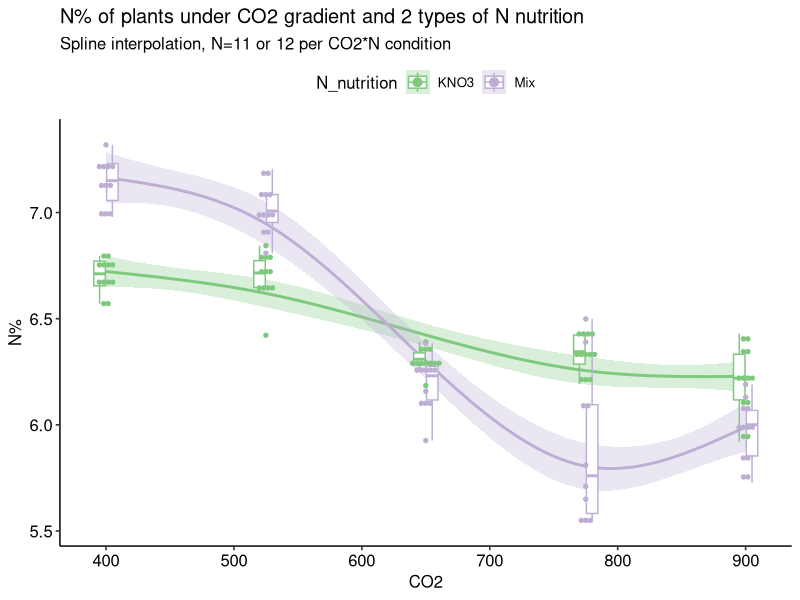
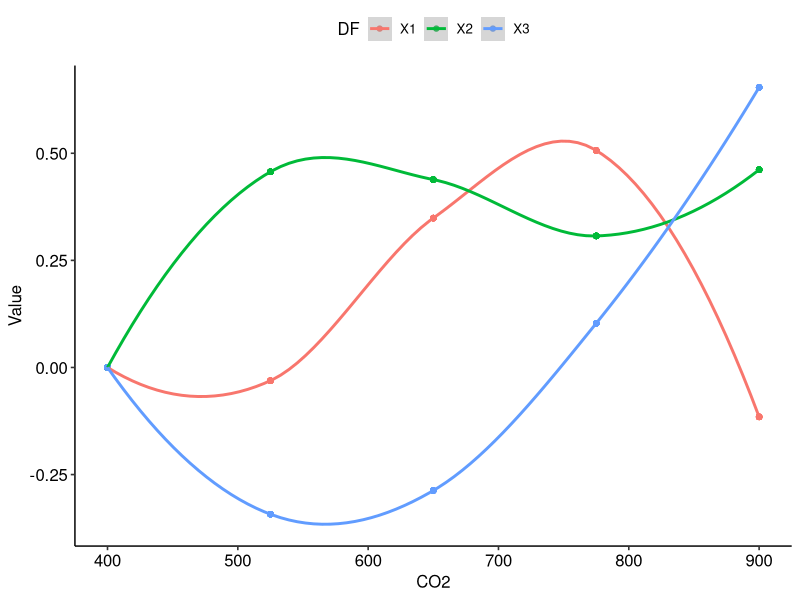
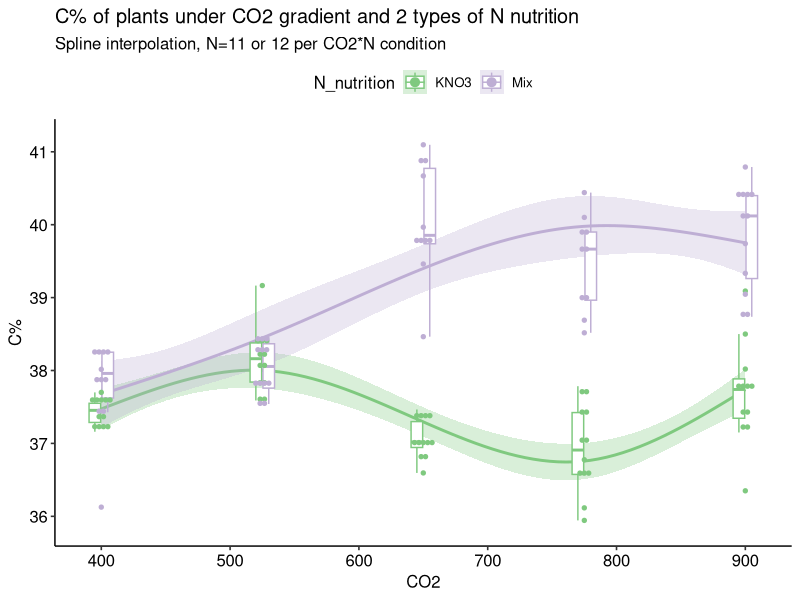
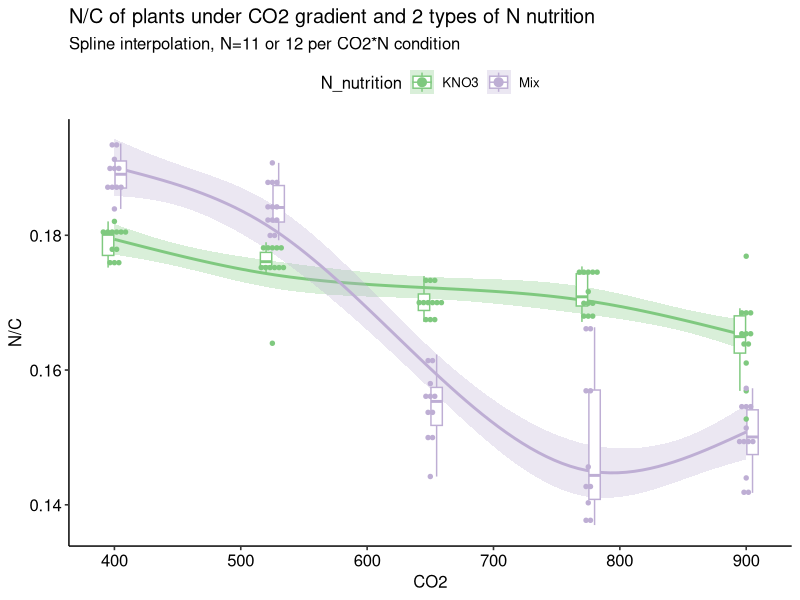
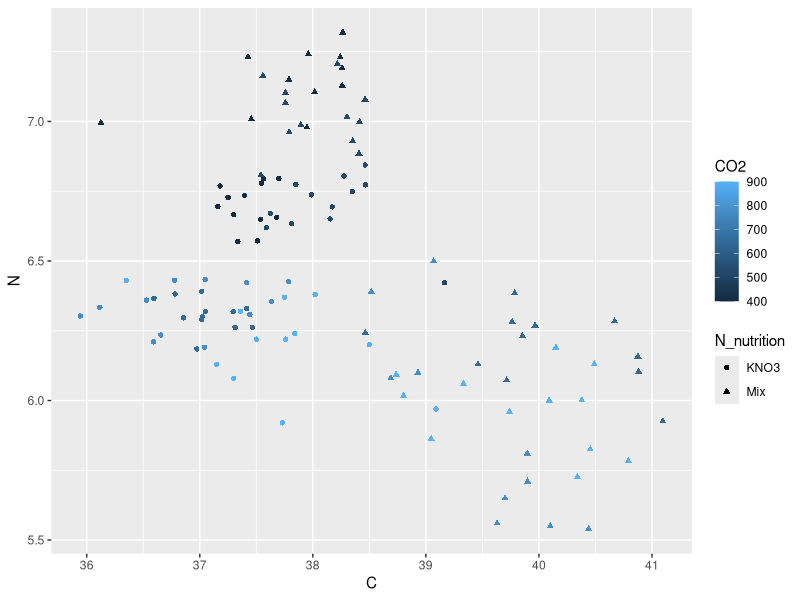
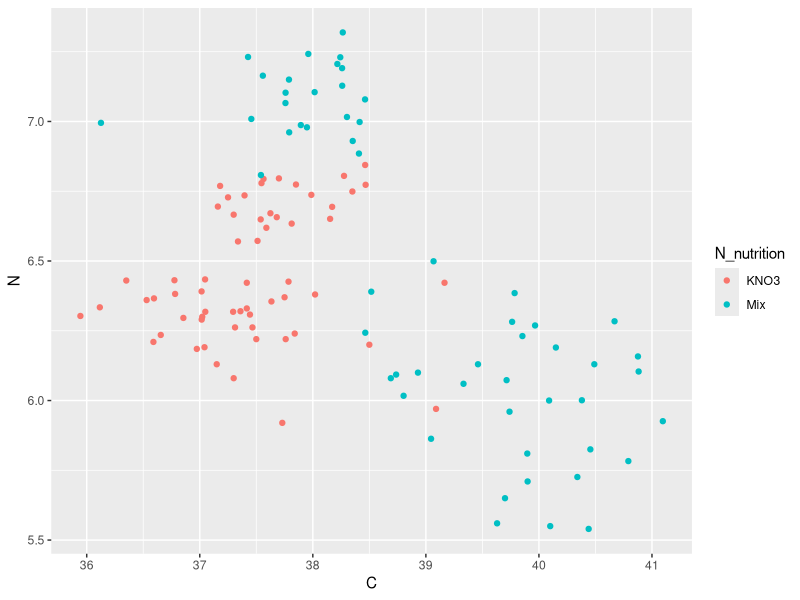

Write the R code that produced these figures, in order.
## ---- chunk 1
knitr::opts_chunk$set(echo = TRUE, message=FALSE, warning=FALSE )
library(tidyverse)
library(splines)
library(ggpubr)
library(jsonlite)
## ---- chunk 2
data <- 
  read.table("../data/OC_08_N-C_corrected.csv", sep=',', h=T, na.strings = "NA") %>%
  rename(N=X.N, C=X.C, Tube=Nom) %>%
  mutate(Tube = as.numeric(str_remove(Tube, ',000')),
         Poids = as.numeric(str_replace(Poids, ',', '.')),
         N = as.numeric(str_replace(N, ',', '.')),
         C = as.numeric(str_replace(C, ',', '.'))) %>%
  inner_join(read.csv("../data/OC_08_annotation.csv", sep=';'), by="Tube") %>%
  rename(N_nutrition = N.y, N=N.x)

DF=3
data %>%
  ggplot(aes(x=CO2, y=N, color=N_nutrition, fill=N_nutrition))+
  geom_smooth(method = "lm", se = T, size = 1, alpha=0.3,
              formula = y ~ ns(x, df=DF))+
  geom_boxplot(aes(group=interaction(CO2, N_nutrition), color=N_nutrition), 
               alpha=1, width=20, fill="white", outlier.alpha = 0)+
  geom_dotplot(aes(group=interaction(CO2, N_nutrition)),
               binaxis='y', stackdir='center', dotsize = 0.35)+ 
  theme_pubr() + 
  scale_color_brewer(palette = "Accent") + 
  scale_fill_brewer(palette = "Accent") + 
  ylab("N%") +
  ggtitle("N% of plants under CO2 gradient and 2 types of N nutrition")+
  xlim(c(390, 910)) +
  labs(subtitle = "Spline interpolation, N=11 or 12 per CO2*N condition")
## ---- chunk 3
data %>%
  lm(formula=N ~ ns(CO2, df=DF)*N_nutrition)%>%
  summary()

data.frame(ns(data$CO2, df=DF)) %>%
  mutate(CO2 = data$CO2) %>%
  gather(key="DF", value = "Value", contains("X")) %>%
  ggplot(aes(x=CO2, y=Value, color=DF))+
  geom_point() + geom_smooth() + theme_pubr()
## ---- chunk 4
data %>%
  ggplot(aes(x=CO2, y=C, color=N_nutrition, fill=N_nutrition))+
  geom_smooth(method = "lm", se = T, size = 1, alpha=0.3,
              formula = y ~ ns(x, df=DF))+
  geom_boxplot(aes(group=interaction(CO2, N_nutrition), color=N_nutrition), 
               alpha=1, width=20, fill="white", outlier.alpha = 0)+
  geom_dotplot(aes(group=interaction(CO2, N_nutrition)),
               binaxis='y', stackdir='center', dotsize = 0.35)+ 
  theme_pubr() + 
  scale_color_brewer(palette = "Accent") + 
  scale_fill_brewer(palette = "Accent") + 
  ylab("C%") +
  ggtitle("C% of plants under CO2 gradient and 2 types of N nutrition")+
  xlim(c(390, 910)) +
  labs(subtitle = "Spline interpolation, N=11 or 12 per CO2*N condition")

data %>%
  lm(formula=C ~ ns(CO2, df=DF)*N_nutrition)%>%
  summary()
## ---- chunk 5
data %>%
  ggplot(aes(x=CO2, y=N/C, color=N_nutrition, fill=N_nutrition))+
  geom_smooth(method = "lm", se = T, size = 1, alpha=0.3,
              formula = y ~ ns(x, df=DF))+
  geom_boxplot(aes(group=interaction(CO2, N_nutrition), color=N_nutrition), 
               alpha=1, width=20, fill="white", outlier.alpha = 0)+
  geom_dotplot(aes(group=interaction(CO2, N_nutrition)),
               binaxis='y', stackdir='center', dotsize = 0.35)+ 
  theme_pubr() + 
  scale_color_brewer(palette = "Accent") + 
  scale_fill_brewer(palette = "Accent") + 
  ylab("N/C") +
  ggtitle("N/C of plants under CO2 gradient and 2 types of N nutrition")+
  xlim(c(390, 910)) +
  labs(subtitle = "Spline interpolation, N=11 or 12 per CO2*N condition")


data %>%
  lm(formula=N/C ~ ns(CO2, df=DF)*N_nutrition)%>%
  summary()
## ---- chunk 6
data %>%
  ggplot(aes(x=C, y=N, color=CO2, shape=N_nutrition)) + 
  geom_point()

data %>%
  ggplot(aes(x=C, y=N, color=N_nutrition)) + 
  geom_point()
